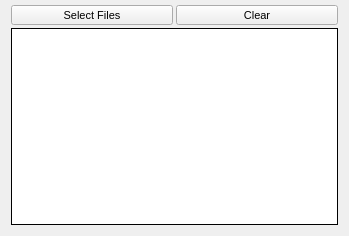
     <widget class="QWidget" name="ImageFiles">
      <property name="geometry">
       <rect>
        <x>0</x>
        <y>0</y>
        <width>349</width>
        <height>236</height>
       </rect>
      </property>
      <attribute name="label">
       <string>                          Image Files</string>
      </attribute>
      <layout class="QGridLayout" name="gridLayout_13">
       <property name="topMargin">
        <number>5</number>
       </property>
       <item row="0" column="0">
        <layout class="QGridLayout" name="gridLayout_12" rowstretch="2,5">
         <property name="spacing">
          <number>3</number>
         </property>
         <item row="0" column="1">
          <widget class="QToolButton" name="ClearImageFiles">
           <property name="sizePolicy">
            <sizepolicy hsizetype="Preferred" vsizetype="Fixed">
             <horstretch>0</horstretch>
             <verstretch>0</verstretch>
            </sizepolicy>
           </property>
           <property name="font">
            <font>
             <family>MS Shell Dlg 2</family>
             <pointsize>8</pointsize>
             <weight>50</weight>
             <italic>false</italic>
             <bold>false</bold>
            </font>
           </property>
           <property name="text">
            <string>Clear</string>
           </property>
          </widget>
         </item>
         <item row="0" column="0">
          <widget class="QToolButton" name="SelectFile">
           <property name="sizePolicy">
            <sizepolicy hsizetype="Preferred" vsizetype="Fixed">
             <horstretch>0</horstretch>
             <verstretch>0</verstretch>
            </sizepolicy>
           </property>
           <property name="font">
            <font>
             <family>MS Shell Dlg 2</family>
             <pointsize>8</pointsize>
             <weight>50</weight>
             <italic>false</italic>
             <bold>false</bold>
            </font>
           </property>
           <property name="text">
            <string>Select Files</string>
           </property>
          </widget>
         </item>
         <item row="1" column="0" colspan="2">
          <widget class="QListWidget" name="FileList">
           <property name="autoFillBackground">
            <bool>true</bool>
           </property>
           <property name="styleSheet">
            <string notr="true">background-color: rgb(255, 255, 255);</string>
           </property>
           <property name="frameShape">
            <enum>QFrame::Panel</enum>
           </property>
           <property name="frameShadow">
            <enum>QFrame::Plain</enum>
           </property>
          </widget>
         </item>
        </layout>
       </item>
      </layout>
     </widget>
